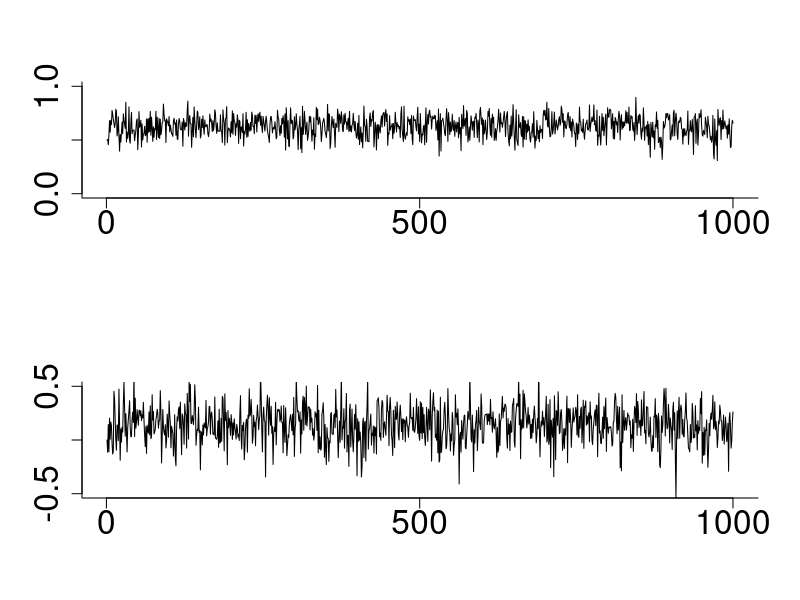
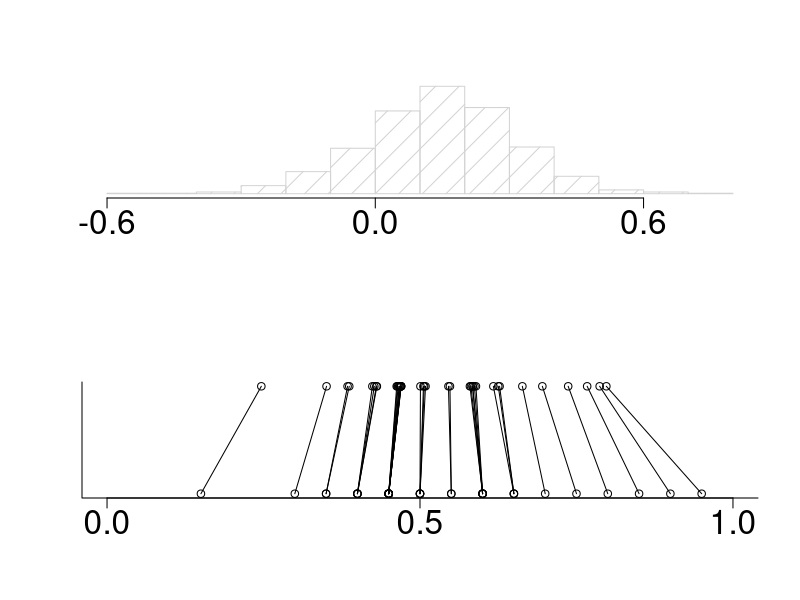

Here is the R script that generated these plots, in order:
gibbs.fun = function(y,n,N){
     k     = length(y)
     p.hat = y/n
     Z     = log(p.hat/(1-p.hat))
     sigma = sqrt(1/(n*p.hat*(1-p.hat)))
     v     = 1/sqrt(k)
     mu    = rep(0,N)
     psi   = matrix(0,N,k)
     for(i in 2:N){
           ### draw mu given rest
           b     = mean(psi[i-1,])
           mu[i] = rnorm(1,b,v)

           ### draw psi given rest
           e       = ( (Z/sigma^2) + mu[i])/(1 + (1/sigma^2))
           d       = sqrt(1/(1 + (1/sigma^2)))
           psi[i,] = rnorm(k,e,d)
          }
     list(mu=mu,psi=psi)
     }


k = 40
p = rbeta(k,5,5)
n = rep(20,k)
y = rbinom(k,n,p)
print(y/n)

N = 1000

out = gibbs.fun(y,n,N)
postscript("gibbs1.eps",horizontal=F,onefile=F,print.it=F)
par(mfrow=c(2,1))
p  =  exp(out$psi)/(1+exp(out$psi))
mu = out$mu
plot(1:N,p[,1],type="l",xlab="",ylab="",xaxt="n",yaxt="n",bty="l",ylim=c(0,1))
axis(1,c(0,500,1000),cex.axis=2);axis(2,c(0,0.5,1.0),cex.axis=2)
plot(1:N,mu,type="l",xlab="",ylab="",xaxt="n",yaxt="n",bty="l",
     ylim=c(-.5,.5))
axis(1,c(0,500,1000),cex.axis=2);axis(2,c(-0.5,0,0.5),cex.axis=2)
dev.off()

postscript("gibbs2.eps")
par(mfrow=c(2,1))
hist(mu,xlab="",ylab="",main="",xaxt="n",yaxt="n",bty="n",density=6)
axis(1,c(-0.6,0,0.6),cex.axis=2)
p.bayes = apply(p,2,mean)
plot(y/n,rep(1,k),xlim=c(0,1),ylim=c(1,2),xlab="",ylab="",
     xaxt="n",yaxt="n",bty="l")
points(p.bayes,rep(2,k))
for(i in 1:k){
     lines(c(y[i]/n[i],p.bayes[i]),c(1,2))
     }
axis(1,c(0,0.5,1.0),cex.axis=2)
dev.off()
